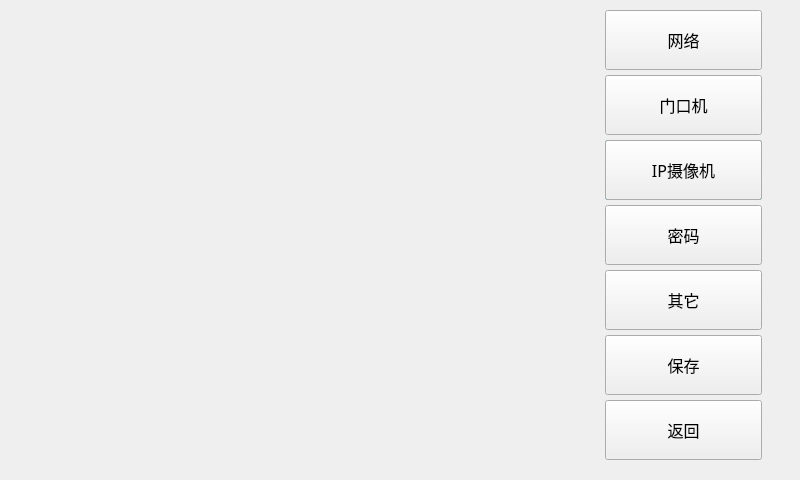
<?xml version="1.0" encoding="UTF-8"?>
<ui version="4.0">
 <class>SysSetEngineerDialog</class>
 <widget class="QDialog" name="SysSetEngineerDialog">
  <property name="geometry">
   <rect>
    <x>0</x>
    <y>0</y>
    <width>800</width>
    <height>480</height>
   </rect>
  </property>
  <property name="windowTitle">
   <string>Dialog</string>
  </property>
  <widget class="QFrame" name="framePanel">
   <property name="geometry">
    <rect>
     <x>34</x>
     <y>18</y>
     <width>535</width>
     <height>450</height>
    </rect>
   </property>
   <property name="frameShape">
    <enum>QFrame::NoFrame</enum>
   </property>
   <property name="frameShadow">
    <enum>QFrame::Raised</enum>
   </property>
  </widget>
  <widget class="CommonPushButton" name="pushButtonSysSetEngineerRemoteCheck">
   <property name="geometry">
    <rect>
     <x>605</x>
     <y>140</y>
     <width>157</width>
     <height>60</height>
    </rect>
   </property>
   <property name="font">
    <font>
     <family>AlArabiya</family>
     <pointsize>12</pointsize>
    </font>
   </property>
   <property name="text">
    <string>远程设置</string>
   </property>
  </widget>
  <widget class="CommonPushButton" name="pushButtonSysSetEngineerSave">
   <property name="geometry">
    <rect>
     <x>605</x>
     <y>335</y>
     <width>157</width>
     <height>60</height>
    </rect>
   </property>
   <property name="font">
    <font>
     <family>AlArabiya</family>
     <pointsize>12</pointsize>
    </font>
   </property>
   <property name="text">
    <string>保存</string>
   </property>
  </widget>
  <widget class="CommonPushButton" name="pushButtonSysSetEngineerReturn">
   <property name="geometry">
    <rect>
     <x>605</x>
     <y>400</y>
     <width>157</width>
     <height>60</height>
    </rect>
   </property>
   <property name="font">
    <font>
     <family>AlArabiya</family>
     <pointsize>12</pointsize>
    </font>
   </property>
   <property name="layoutDirection">
    <enum>Qt::LeftToRight</enum>
   </property>
   <property name="text">
    <string>返回</string>
   </property>
  </widget>
  <widget class="CommonPushButton" name="pushButtonSysSetEngineerNetAddress">
   <property name="geometry">
    <rect>
     <x>605</x>
     <y>10</y>
     <width>157</width>
     <height>60</height>
    </rect>
   </property>
   <property name="font">
    <font>
     <family>AlArabiya</family>
     <pointsize>12</pointsize>
    </font>
   </property>
   <property name="text">
    <string>网络</string>
   </property>
  </widget>
  <widget class="CommonPushButton" name="pushButtonSysSetEngineerDoorMachine">
   <property name="geometry">
    <rect>
     <x>605</x>
     <y>75</y>
     <width>157</width>
     <height>60</height>
    </rect>
   </property>
   <property name="font">
    <font>
     <family>AlArabiya</family>
     <pointsize>12</pointsize>
    </font>
   </property>
   <property name="text">
    <string>门口机</string>
   </property>
  </widget>
  <widget class="CommonPushButton" name="pushButtonSysSetEngineerPwd">
   <property name="geometry">
    <rect>
     <x>605</x>
     <y>205</y>
     <width>157</width>
     <height>60</height>
    </rect>
   </property>
   <property name="font">
    <font>
     <family>AlArabiya</family>
     <pointsize>12</pointsize>
    </font>
   </property>
   <property name="text">
    <string>密码</string>
   </property>
  </widget>
  <widget class="CommonPushButton" name="pushButtonSysSetEngineerIpCamera">
   <property name="geometry">
    <rect>
     <x>605</x>
     <y>140</y>
     <width>157</width>
     <height>60</height>
    </rect>
   </property>
   <property name="font">
    <font>
     <family>AlArabiya</family>
     <pointsize>12</pointsize>
    </font>
   </property>
   <property name="text">
    <string>IP摄像机</string>
   </property>
  </widget>
  <widget class="CommonPushButton" name="pushButtonSysSetEngineerOther">
   <property name="geometry">
    <rect>
     <x>605</x>
     <y>270</y>
     <width>157</width>
     <height>60</height>
    </rect>
   </property>
   <property name="font">
    <font>
     <family>AlArabiya</family>
     <pointsize>12</pointsize>
    </font>
   </property>
   <property name="text">
    <string>其它</string>
   </property>
  </widget>
 </widget>
 <customwidgets>
  <customwidget>
   <class>CommonPushButton</class>
   <extends>QPushButton</extends>
   <header>commonpushbutton.h</header>
  </customwidget>
 </customwidgets>
 <resources/>
 <connections/>
</ui>
